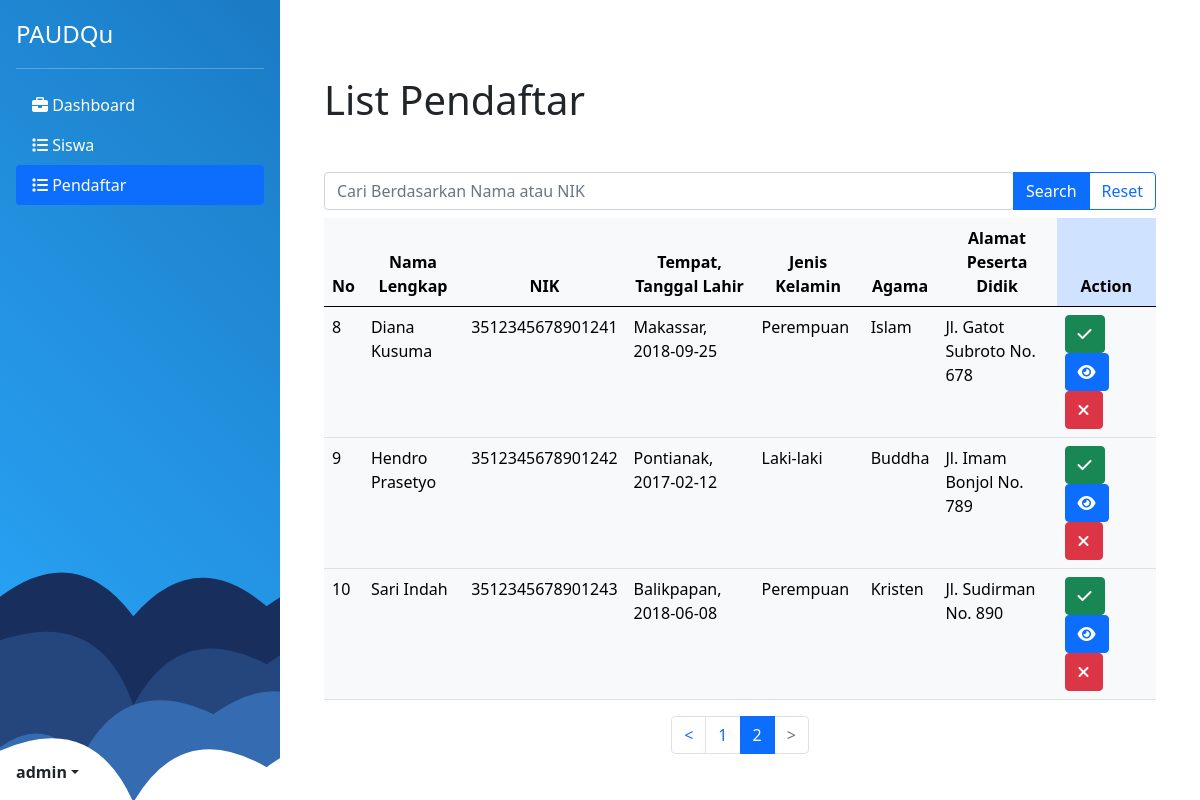
Page /pendaftar.php?page=2 (signed in) on the committed database.
### tables this page shows
CREATE TABLE `pendaftar` (
  `id` int(11) NOT NULL,
  `Nama_Lengkap` varchar(255) NOT NULL,
  `NIK` varchar(20) DEFAULT NULL,
  `Tempat_Lahir` varchar(100) DEFAULT NULL,
  `Tanggal_Lahir` date DEFAULT NULL,
  `Jenis_Kelamin` varchar(10) DEFAULT NULL,
  `Agama` varchar(20) DEFAULT NULL,
  `Anak_ke` int(11) DEFAULT NULL,
  `Alamat_Peserta_Didik` varchar(255) DEFAULT NULL,
  `Ayah` varchar(100) DEFAULT NULL,
  `Ibu` varchar(100) DEFAULT NULL,
  `Alamat_Orang_Tua` varchar(255) DEFAULT NULL,
  `Pekerjaan_Ayah` varchar(50) DEFAULT NULL,
  `Pekerjaan_Ibu` varchar(50) DEFAULT NULL,
  `File_KK` longtext NOT NULL,
  `File_KTP` longtext NOT NULL,
  `File_Foto` longtext NOT NULL,
  `noHP` varchar(20) NOT NULL
);

### pendaftar.php (the view, shortened to what this page needs)
<?php
$table = "pendaftar";
include "controller/connection.php";
?>
<!DOCTYPE html>
<html lang="en">
<head>
    <link rel="stylesheet" href="css/style.css">
    <link href="https://cdn.jsdelivr.net/npm/bootstrap@5.0.2/dist/css/bootstrap.min.css" rel="stylesheet">
</head>
<body>
    <?php include "components/sideNavbar.php" ?>
    <main class="flex-shrink-0">
        <div class="container mt-4 bg-white p-4 rounded">
            <h1 class="mt-2">List Pendaftar</h1>
            <div class="table-responsive-sm">
                <form action="" method="GET">
                    <div class="input-group mt-5">
                        <input type="search" class="form-control rounded" name="search" placeholder="Cari Berdasarkan Nama atau NIK" aria-label="Search" aria-describedby="search-addon" />
                        <button type="submit" value="search" class="btn btn-primary">Search</button>
                        <button type="submit" value="clear" class="btn btn-outline-primary">Reset</button>
                    </div>
                </form>
                <table class="table table-light table-hover mt-2">
                    <thead class="thead-dark text-center">
                        <tr>
                            <th scope="col">No</th>
                            <th scope="col">Nama Lengkap</th>
                            <th scope="col">NIK</th>
                            <th scope="col">Tempat, Tanggal Lahir</th>
                            <th scope="col">Jenis Kelamin</th>
                            <th scope="col">Agama</th>
                            <th scope="col">Alamat Peserta Didik</th>
                            <th scope="col" class="table-primary">Action</th>
                        </tr>
                    </thead>
                    <tbody>
                        <?php
                        $limit = 7;
                        $page = isset($_GET['page']) ? (int)$_GET['page'] : 1;
                        $offset = ($page - 1) * $limit;
                        if (isset($_GET['search']) && !empty($_GET['search'])) {
                            $search = mysqli_real_escape_string($conn, $_GET['search']);
                            $sql_fetch = "SELECT * FROM pendaftar WHERE Nama_Lengkap LIKE '%$search%' OR NIK = '$search' AND LIMIT $limit OFFSET $offset";
                            $query = mysqli_query($conn, $sql_fetch);
                        } else {
                            $sql_fetch = "SELECT * FROM pendaftar LIMIT $limit OFFSET $offset";
                            $query = mysqli_query($conn, $sql_fetch);
                        }
                        $number = $offset + 1;
                        if (mysqli_num_rows($query) === 0) {
                            echo '<h1 class="text-center mt-5 mb-5">Tidak ada Data</h1>';
                        } else {
                            while ($row = mysqli_fetch_array($query)) {
                        ?>
                                <tr>
                                    <td><?php echo $number++ ?></td>
                                    <td><?php echo $row['Nama_Lengkap'] ?></td>
                                    <td><?php echo $row['NIK']; ?></td>
                                    <td><?php echo $row['Tempat_Lahir'] . ', ' . $row['Tanggal_Lahir']; ?></td>
                                    <td><?php echo $row['Jenis_Kelamin']; ?></td>
                                    <td><?php echo $row['Agama']; ?></td>
                                    <td><?php echo $row['Alamat_Peserta_Didik']; ?></td>
                                    <td>
                                        <div class="row">
                                            <div class="col">
                                                <button class="btn btn-success" onclick="approveData(<?php echo $row['id']; ?>)"><i class="fa-solid fa-check"></i></button>
                                            </div>
                                            <div class="col">
                                                <a class="btn btn-primary" href="detail-pendaftar.php?id=<?php echo $row['id']; ?>"><i class="fas fa-solid fa-eye ?>"></i></a>
                                            </div>
                                            <div class="col">
                                                <button class="btn btn-danger" onclick="deleteData(<?php echo $row['id']; ?>, '<?php echo $table; ?>')"><i class="fa-solid fa-xmark"></i></button>
                                            </div>
                                        </div>
                                    </td>
                                </tr>
                        <?php
                            }
                        }
                        ?>
                    </tbody>
                </table>
                <div class="row">
                    <div class="col">
                        <nav aria-label="pagination">
                            <ul class="pagination align-items-center justify-content-center">
                                <?php
                                $totalPages = ceil(mysqli_num_rows(mysqli_query($conn, "SELECT * FROM pendaftar")) / $limit);
                                $numLinks = 2;
                                if ($page > 1) {
                                    echo '<li class="page-item"><a class="page-link" href="pendaftar.php?page=' . ($page - 1) . '">&lt;</a></li>';
                                } else {
                                    echo '<li class="page-item disabled"><span class="page-link">&lt;</span></li>';
                                }
                                $start = max(1, min($page - floor($numLinks / 2), $totalPages - $numLinks + 1));
                                $end = $start + $numLinks - 1;
                                for ($i = $start; $i <= $end; $i++) {
                                    if ($i == $page) {
                                        echo '<li class="page-item active"><span class="page-link">' . $i . '</span></li>';
                                    } else {
                                        echo '<li class="page-item"><a class="page-link" href="pendaftar.php?page=' . $i . '">' . $i . '</a></li>';
                                    }
                                }
                                if ($page < $totalPages) {
                                    echo '<li class="page-item"><a class="page-link" href="pendaftar.php?page=' . ($page + 1) . '">&gt;</a></li>';
                                } else {
                                    echo '<li class="page-item disabled"><span class="page-link">&gt;</span></li>';
                                }
                                ?>
                            </ul>
                        </nav>
                    </div>
                </div>
            </div>
        </div>
    </main>
</body>
</html>

### css/style.css (style rules this page uses)
:root { --main-color: #3393d5; --secondary-color: --ternary-color: }
.table { border-collapse: collapse; width: 100%; }

### pendaftar.php (style rules this page uses)
body, html { height: 100%; }
body { display: flex; }
main { flex: 1; padding: 20px; }

### rows in the picture
pendaftar: Nama_Lengkap "Diana Kusuma", NIK "3512345678901241", Tempat_Lahir "Makassar", Tanggal_Lahir "2018-09-25", Jenis_Kelamin "Perempuan", Agama "Islam", Alamat_Peserta_Didik "Jl. Gatot Subroto No. 678"
pendaftar: Nama_Lengkap "Hendro Prasetyo", NIK "3512345678901242", Tempat_Lahir "Pontianak", Tanggal_Lahir "2017-02-12", Jenis_Kelamin "Laki-laki", Agama "Buddha", Alamat_Peserta_Didik "Jl. Imam Bonjol No. 789"
pendaftar: Nama_Lengkap "Sari Indah", NIK "3512345678901243", Tempat_Lahir "Balikpapan", Tanggal_Lahir "2018-06-08", Jenis_Kelamin "Perempuan", Agama "Kristen", Alamat_Peserta_Didik "Jl. Sudirman No. 890"

### other values in the picture
$menuItem['text'] "Dashboard"
$menuItem['text'] "Siswa"
$menuItem['text'] "Pendaftar"
$username "admin"
